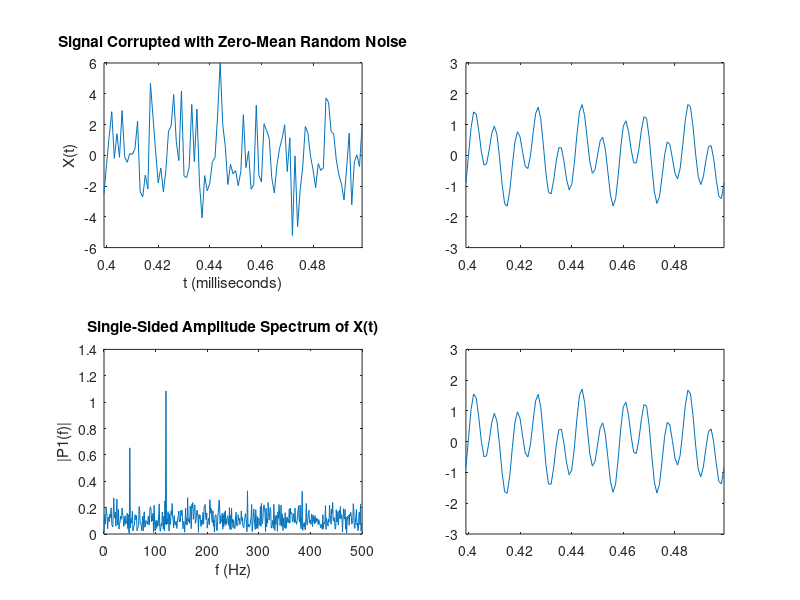

Write MATLAB code to recreate this figure.
Fs = 1000;            % Sampling frequency                    
T = 1/Fs;             % Sampling period       
L = 1000;             % Length of signal
t = (0:L-1)*T;        % Time vector

S = 0.7*sin(2*pi*50*t) + sin(2*pi*120*t);

X = S + 2*randn(size(t));
%X = (S + 2*randn(size(t))).*hann(size(t,2))';

subplot(2,2,1);
plot(t(400:500),X(400:500));
axis([t(400) t(500) -6 6])
title('Signal Corrupted with Zero-Mean Random Noise')
xlabel('t (milliseconds)')
ylabel('X(t)')

subplot(2,2,2);
plot(t(400:500),S(400:500));
axis([t(400) t(500) -3 3])

Y = fft(X);
P2 = abs(Y/L);
P1 = P2(1:L/2+1);
P1(2:end-1) = 2*P1(2:end-1);

f = Fs*(0:(L/2))/L;
subplot(2,2,3);
plot(f,P1) 
title('Single-Sided Amplitude Spectrum of X(t)')
xlabel('f (Hz)')
ylabel('|P1(f)|')

Z = Y .* (abs(Y/L)>0.20);

P =ifft(Z);
subplot(2,2,4);
plot(t(400:500), P(400:500));
axis([t(400) t(500) -3 3])
var(P-S)
var(P2(2:501)-flip(P2(501:end)))

